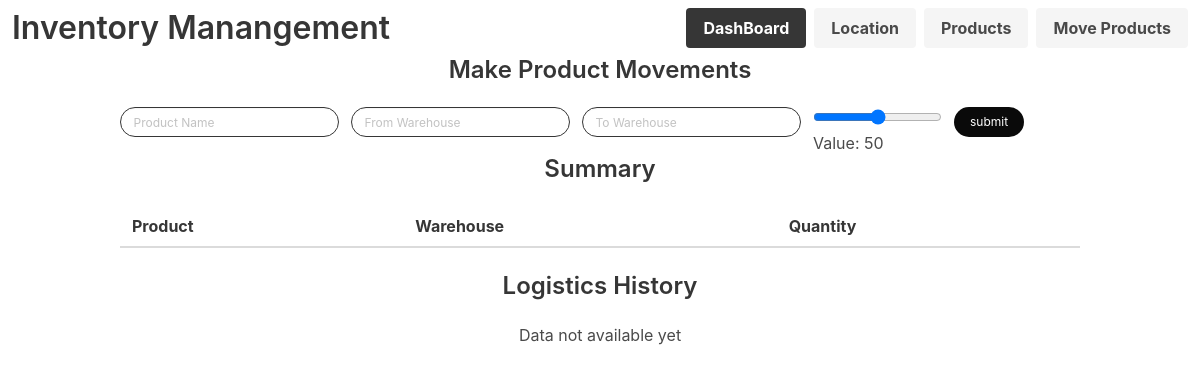
/movement, run on an earlier commit of the app's database.
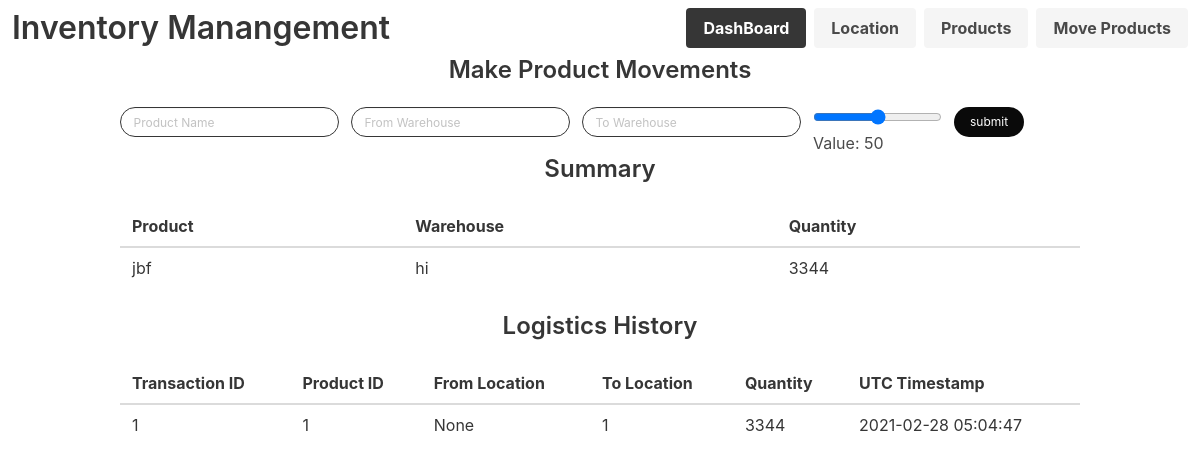
And on a later commit of the database.
### tables this page shows
CREATE TABLE products(prod_id INTEGER PRIMARY KEY AUTOINCREMENT,
                    prod_name TEXT UNIQUE NOT NULL,
                    prod_quantity INTEGER NOT NULL,
                    unallocated_quantity INTEGER);

CREATE TABLE location(loc_id INTEGER PRIMARY KEY AUTOINCREMENT,
                                 loc_name TEXT UNIQUE NOT NULL);

CREATE TABLE logistics(trans_id INTEGER PRIMARY KEY AUTOINCREMENT,
                                prod_id INTEGER NOT NULL,
                                from_loc_id INTEGER NULL,
                                to_loc_id INTEGER NULL,
                                prod_quantity INTEGER NOT NULL,
                                trans_time TIMESTAMP NOT NULL DEFAULT CURRENT_TIMESTAMP,
                                FOREIGN KEY(prod_id) REFERENCES products(prod_id),
                                FOREIGN KEY(from_loc_id) REFERENCES location(loc_id),
                                FOREIGN KEY(to_loc_id) REFERENCES location(loc_id));

### app.py (the view, shortened to what this page needs)
@app.route('/movement', methods=['POST', 'GET'])
def movement():
    init_database()
    msg = None
    db = sqlite3.connect(DATABASE_NAME)
    cursor = db.cursor()
    cursor.execute("SELECT * FROM logistics")
    logistics_data = cursor.fetchall()
    cursor.execute("SELECT prod_id, prod_name, unallocated_quantity FROM products")
    products = cursor.fetchall()
    cursor.execute("SELECT loc_id, loc_name FROM location")
    locations = cursor.fetchall()
    log_summary = []
    for p_id in [x[0] for x in products]:
        cursor.execute("SELECT prod_name FROM products WHERE prod_id = ?", (p_id, ))
        temp_prod_name = cursor.fetchone()
        for l_id in [x[0] for x in locations]:
            cursor.execute("SELECT loc_name FROM location WHERE loc_id = ?", (l_id,))
            temp_loc_name = cursor.fetchone()
            cursor.execute("""
            SELECT SUM(log.prod_quantity)
            FROM logistics log
            WHERE log.prod_id = ? AND log.to_loc_id = ?
            """, (p_id, l_id))
            sum_to_loc = cursor.fetchone()
            cursor.execute("""
            SELECT SUM(log.prod_quantity)
            FROM logistics log
            WHERE log.prod_id = ? AND log.from_loc_id = ?
            """, (p_id, l_id))
            sum_from_loc = cursor.fetchone()
            if sum_from_loc[0] is None:
                sum_from_loc = (0,)
            if sum_to_loc[0] is None:
                sum_to_loc = (0,)
            log_summary += [(temp_prod_name + temp_loc_name + (sum_to_loc[0] - sum_from_loc[0],))]
    alloc_json = {}
    for row in log_summary:
        try:
            if row[1] in alloc_json[row[0]].keys():
                alloc_json[row[0]][row[1]] += row[2]
            else:
                alloc_json[row[0]][row[1]] = row[2]
        except (KeyError, TypeError):
            alloc_json[row[0]] = {}
            alloc_json[row[0]][row[1]] = row[2]
    alloc_json = json.dumps(alloc_json)
    return render('movement.html', title="ProductMovement",
                  link=link, trans_message=msg,
                  products=products, locations=locations, allocated=alloc_json,
                  logs=logistics_data, database=log_summary)

### templates/movement.html (shortened to what this page needs)
{% extends 'base-template.html' %}
{% block content %}
<div class="container">
    <h1 align="center" class="title is-4">Make Product Movements</h1>
        <form action = "{{ url_for('movement') }}" method = "POST">
            <div class="field is-grouped" title="Add logs">
                <div class="control ">
                    <input name= "prod_name" id="prod_name" list="products" placeholder="Product Name" class="input is-small is-dark is-rounded" autocomplete="off" required autofocus>
                </div>
                <div class="control ">
                    <input name="from_loc" id="from_loc" list="locations_to_from" placeholder="From Warehouse" class="input is-small is-dark is-rounded" autocomplete="off">
                </div>
                <div class="control ">
                    <input name="to_loc" id="to_loc" list="locations_to_from" placeholder="To Warehouse" class="input is-small is-dark is-rounded" autocomplete="off">
                </div>
                <div class="control slide-container">
                    <input name="quantity" type="range" min="0" value="" class="slider" id="slider_range" required title="Product Range">
                    <p>Value: <span id="show_selected"></span>&nbsp;&nbsp;&nbsp;</p>
                </div>
                <div class="control ">
                    <input type= "submit" id="submit" class="button is-black is-small is-rounded" value= "submit" /><br>
                </div>
            </div>
        </form>
    <h1 class="title is-4" align="center">Summary</h1>
        {% if database == None or database|length == 0 %}
            <h3 align="center" class="font-weight-light">Summary not available yet</h3>
        {%else%}
        <table class="table is-fullwidth">
            <thead>
                <tr>
                    <th>Product</th>
                    <th>Warehouse</th>
                    <th>Quantity</th>
                </tr>
            </thead>
            <tbody>
                {% for data in database %}
                    {% if data[2] != 0 %}
                        <tr>
                            <td>{{ data[0] }}</td>
                            <td>{{ data[1] }}</td>
                            <td>{{ data[2] }}</td>
                        </tr>
                    {% endif %}
                {% endfor %}
            </tbody>
        </table>
        {%endif%}
        <h1 align="center" class="title is-4">Logistics History</h1>
        {% if logs == None or logs|length == 0 %}
            <h3 align="center" class="font-weight-light">Data not available yet</h3>
        {% else %}
        <table class="table is-fullwidth">
            <thead>
                <tr>
                    <th>Transaction ID</th>
                    <th>Product ID</th>
                    <th>From Location</th>
                    <th>To Location</th>
                    <th>Quantity</th>
                    <th>UTC Timestamp</th>
                </tr>
            </thead>
            <tbody>
                {% for log in logs %}
                    <tr>
                        <td>{{ log[0] }}</td>
                        <td>{{ log[1] }}</td>
                        <td>{{ log[2] }}</td>
                        <td>{{ log[3] }}</td>
                        <td>{{ log[4] }}</td>
                        <td>{{ log[5] }}</td>
                    </tr>
                {% endfor %}
            </tbody>
        </table>
    {% endif %}
</div>
{% endblock %}

What changed in the data, as far as the page shows it:
now on this page (row edited): products: prod_name "jbf"
now on this page (row edited): location: loc_name "hi"
added logistics: trans_id "1", prod "1", log "None", to_loc "1", prod_quantity "3344", trans_time "2021-02-28 05:04:47"
Also different on the page:
new list line: "3344"
text no longer shown: "Data not available yet"
text now shown: "Transaction ID Product ID From Location To Location Quantity UTC Timestamp"
